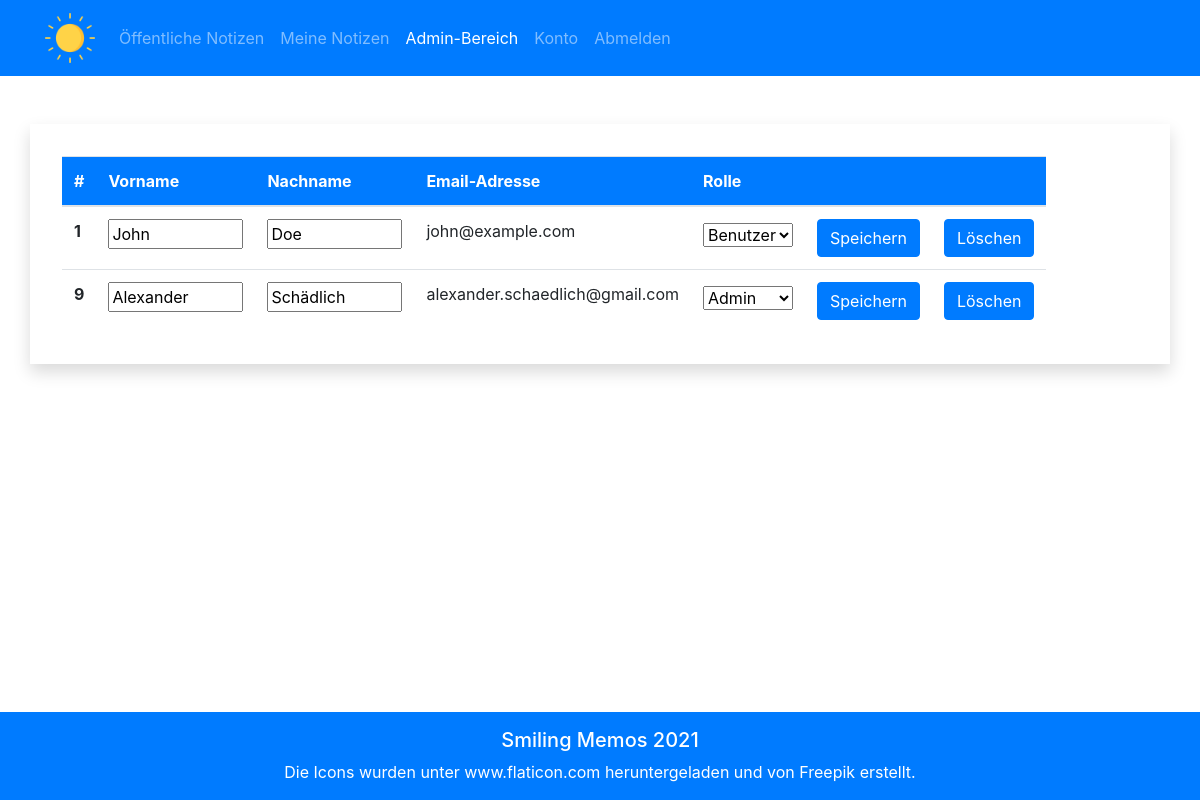
Page /index.php/admindashboard (signed in) on the committed database.
### tables this page shows
CREATE TABLE `authors` (
  `id` int NOT NULL,
  `first_name` varchar(20) NOT NULL,
  `last_name` varchar(20) NOT NULL,
  `email_address` varchar(50) NOT NULL,
  `password` text NOT NULL,
  `role` enum('user','admin') NOT NULL,
  `active` enum('0','1') NOT NULL,
  `temporary_key` varchar(255) NOT NULL DEFAULT ''''''
);

### src/AbstractController.php (called while the page is built, shortened)
<?php
	abstract class AbstractController {
		protected function render($fileName, $parameters) {
			extract($parameters);
			include __DIR__ . "/../view/header.php";
			include __DIR__ . "/../view/{$fileName}.php";
			include __DIR__ . "/../view/footer.php";
		}
	    protected function escape($string) {
	        return htmlentities($string, ENT_QUOTES, "UTF-8");
	    }
        protected function escape2dArray($a2dArray) {
            $new2dArray = [];
            foreach ($a2dArray as $array) {
                $newArray = [];
                foreach ($array as $key => $value) {
                    $newArray[$key] = $this->escape($value);
                }
                array_push($new2dArray, $newArray);
            }
            return $new2dArray;
        }
	}
?>

### src/AdminDashboardController.php (called while the page is built, shortened)
<?php
	class AdminDashboardController extends AbstractController {
		private $authorsRepository;
		public function __construct($authorsRepository) {
			$this->authorsRepository = $authorsRepository;
		}
		public function prepareAdminDashboard() {
			$authors = $this->authorsRepository->getAuthors();
			$this->render(
				"adminDashboard",
				[
					"authors" => $authors
				]
			);
		}
	}
?>

### index.php (called while the page is built, shortened)
<?php
	require "init.php";
	$routes = [
		"/register" => [
			"controller" => "RegisterController",
			"method" => "prepareRegistration"
		],
		"/activateaccount" => [
			"controller" => "RegisterController",
			"method" => "activateAccount"
		],
		"/login" => [
			"controller" => "LoginController",
			"method" => "prepareLogin"
		],
		"/logout" => [
			"controller" => "LogoutController",
			"method" => "logOut"
		],
		"/forgotpassword" => [
			"controller" => "PasswordController",
			"method" => "forgotPassword"
		],
		"/resetpassword" => [
			"controller" => "PasswordController",
			"method" => "resetPassword"
		],
		"/openmemos" => [
			"controller" => "MemosController",
			"method" => "prepareOpenMemos"
		],
		"/mymemos" => [
			"controller" => "MemosController",
			"method" => "prepareMyMemos"
		],
		"/account" => [
			"controller" => "AccountController",
			"method" => "prepareAccount"
		],
		"/admindashboard" => [
			"controller" => "AdminDashboardController",
			"method" => "prepareAdminDashboard"
		],
		"/ajax" => [
			"controller" => "AjaxService",
			"method" => "makeRequest"
		]
	];
	if (! isset($_SERVER["PATH_INFO"])) {
		$home = $container->createInstance("HomeController");
		$home->prepareHome();
	}
	else {
		$route = $routes[$_SERVER["PATH_INFO"]];
		$controller = $container->createInstance($route["controller"]);
		$method = $route["method"];
		$controller->$method();
	}
?>

### src/AuthorsRepository.php (called while the page is built, shortened)
<?php
	class AuthorsRepository extends AbstractController {
		private $connection;
        public function __construct($dbConnection) {
            $this->connection = $dbConnection;
        }
        public function getAuthors() {
            $statement = $this->connection->prepare("
                SELECT * FROM `authors`;
            ");
            if (! $statement->execute()) {
                return [];
            }
            $result = $statement->get_result();
            $a2dArray = $result->fetch_all(MYSQLI_ASSOC);
            return $this->escape2dArray($a2dArray);
        }
	}
?>

### view/adminDashboard.php (the view, shortened to what this page needs)
<?php
  if (! empty($authors)) {
?>
<main>
  <div class="container p-4 my-5 shadow">
    <table class="table m-0 p-2 table-responsive table-hover">
      <thead class="bg-primary text-white">
        <tr>
          <th scope="col">#</th>
          <th scope="col">Vorname</th>
          <th scope="col">Nachname</th>
          <th scope="col">Email-Adresse</th>
          <th scope="col">Rolle</th>
          <th></th>
          <th></th>
        </tr>
      </thead>
      <tbody>
<?php
    foreach ($authors as $author) {
      $selectedUser = "selected";
      $selectedAdmin = "";
      if ($author["role"] == "admin") {
        $selectedUser = "";
        $selectedAdmin = "selected";
      }
?>
        <tr data-id="<?php echo $author['id']; ?>">
          <form action="javascript:void(0);" class="updateAuthor mb-5">
            <th scope="row">
              <?php echo $author["id"]; ?>
            </th>
            <td>
              <input type="text" name="first_name" value="<?php echo $author['first_name']; ?>" class="adminFirstName" required>
            </td>
            <td>
              <input type="text" name="last_name" value="<?php echo $author['last_name']; ?>" class="adminLastName" required>
            </td>
            <td>
              <?php echo $author['email_address']; ?>
            </td>
            <td>
              <select name="role" class="mt-1">
                <option value="user" <?php echo $selectedUser; ?>>Benutzer</option>
                <option value="admin" <?php echo $selectedAdmin; ?>>Admin</option>
              </select>
            </td>
            <td>
              <button type="button" class="btn btn-primary save">Speichern</button>
            </td>
            <td>
              <button type="button" class="btn btn-primary delete" data-id="<?php echo $author['id']; ?>">Löschen</button>
            </td>
          </form>
        </tr>
  <?php
    }
  ?>
      </tbody>
    </table>
  </div>
</main>
<?php
  }
?>

### view/header.php (shortened to what this page needs)
<?php
  $path = "";
  $indexPath = $path . "/index.php";
  if (! isset($_SESSION["id"])) {
    $links = '
    <li class="nav-item">
      <a class="nav-link" href="' . $indexPath . '/login" aria-disabled="true">Anmelden</a>
    </li>
    <li class="nav-item">
      <a class="nav-link" href="' . $indexPath . '/register" aria-disabled="true">Registrieren</a>
    </li>
    ';
  }
  else {
    if (! $_SESSION["admin"]) {
      $adminDashboard = "";
    } else {
      $adminDashboard = '
      <li class="nav-item">
        <a class="nav-link" href="' . $indexPath . '/admindashboard" aria-disabled="true">Admin-Bereich</a>
      </li>
      ';
    }
    $links = '
    <li class="nav-item">
      <a class="nav-link" href="' . $indexPath . '/openmemos" aria-disabled="true">Öffentliche Notizen</a>
    </li>
    <li class="nav-item">
      <a class="nav-link" href="' . $indexPath . '/mymemos" aria-disabled="true">Meine Notizen</a>
    </li>
    ' . $adminDashboard . '
    <li class="nav-item">
      <a class="nav-link" href="' . $indexPath . '/account" aria-disabled="true">Konto</a>
    </li>
    <li class="nav-item">
      <a class="nav-link" href="' . $indexPath . '/logout" aria-disabled="true">Abmelden</a>
    </li>
    ';
  }
?>
<!DOCTYPE html>
<html lang="de">
  <head>
    <link rel="stylesheet" href="https://stackpath.bootstrapcdn.com/bootstrap/4.5.2/css/bootstrap.min.css">
    <link href="<?php echo $path; ?>/css/styles.css" rel="stylesheet">
  </head>
  <body class="min-vh-100 d-flex flex-column justify-content-between">
    <div>
      <header>
        <nav class="navbar navbar-expand-lg navbar-dark bg-primary">
          <div class="container">
            <a class="navbar-brand" href="<?php echo $path; ?>/index.php">
              <img src="<?php echo $path; ?>/img/sun.png" alt="Icon made by Pixel perfect from www.flaticon.com" width="50px" height="50px">
            </a>
            <div class="collapse navbar-collapse" id="navbarNav">
              <ul class="navbar-nav">
                  <?php echo $links; ?>
              </ul>
            </div>
          </div>
        </nav>
      </header>

### view/footer.php (shortened to what this page needs)
		</div>
		<footer class="bg-primary text-white text-center py-3 ">
			<h5>Smiling Memos 2021</h5>
			<div style="font-size: 1rem;">
				Die Icons wurden unter
				<a href="https://www.flaticon.com/" class="text-white" title="Flaticon">www.flaticon.com</a>
				heruntergeladen und von
				<a class="text-white" href="https://www.freepik.com" title="Freepik">Freepik</a>
				erstellt.
			</div>
		</footer>
	</body>
</html>

### css/styles.css (style rules this page uses)
.adminFirstName, .adminLastName { width: 135px; }

### rows in the picture
authors: id "1", first_name "John", last_name "Doe", email_address "john@example.com"
authors: id "9", first_name "Alexander", last_name "Schädlich", email_address "alexander.schaedlich@gmail.com"
